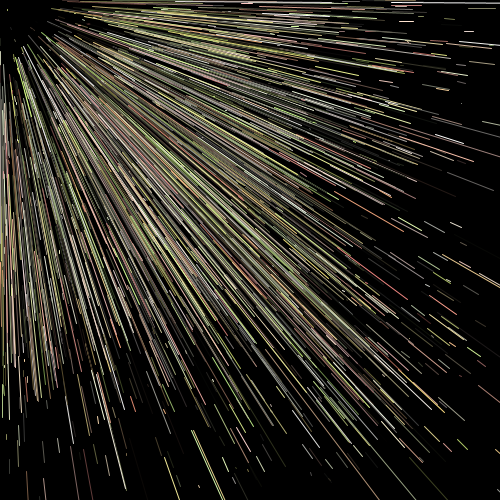
Frame 1 (no input)
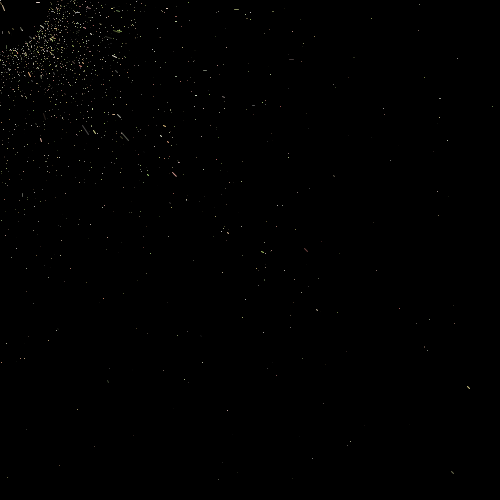
Frame 60 (the mouse pressed at the canvas centre just before this capture)
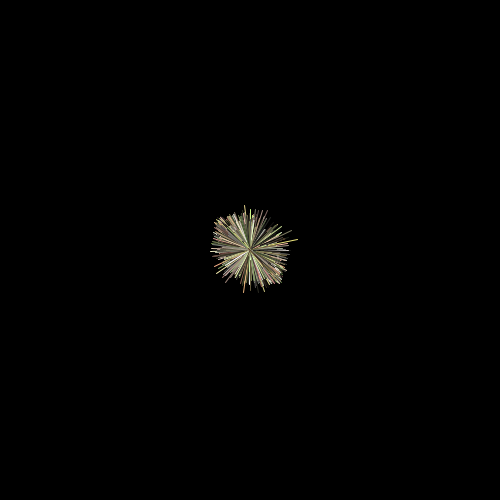
Frame 120 (the mouse held since frame 60 and released just before this capture)

The Processing sketch that drew these frames (run headless with seeded random() and noise(); from frame 60 on, the mouse is pressed at the canvas centre):

// Processing sketch: processing_6334
// ── processing_6334.pde


int nbOiseaux=2000;
float asp=0;
Oiseaux[] oiseau = new Oiseaux[nbOiseaux];

class Oiseaux {
  float x,px;
  float y,py;
  float a;
  float v;
  float d;
  color c;
  float numer;
  float denom;

  Oiseaux() {
    this.x=random(width);
    this.y=random(height);
    this.d=random(1,20);
    this.c=color(random(64),random(128),random(256));
    this.denom=100;
    this.numer=floor(random(denom));
  }

  void deplace() {
    asp=0;
    px=x;
    py=y;
    a=atan2(mouseY-y,mouseX-x);
    v=v*numer/denom;
    v+=(sqrt(sq(mouseX-x)+sq(mouseY-y))-((width+height)/d))*(denom-numer)/denom;
    x+=cos(a)*v;
    y+=sin(a)*v;
  }

  void rassemble() {
    px=x;
    py=y;
    a=atan2(mouseY-y,mouseX-x);
    x+=cos(a)*(asp);
    y+=sin(a)*(asp);
  }

  void trace() {
    stroke(c);
    line(x,y,px-(px-x)/2,py-(py-y)/2);
  }
}

void setup() {
  frameRate(30);
  colorMode(HSB);
  size(500,500);
  for (int i=0;i<nbOiseaux;i++) {
    oiseau[i]=new Oiseaux();
  }
  fill(0,100);
}

void draw() {
  background(0);
  asp++;
  for (int i=0;i<nbOiseaux;i++) {
    if (mousePressed==true) {
      oiseau[i].rassemble();
    }
    else{
      oiseau[i].deplace();        
    }
  }
  for (int i=0;i<nbOiseaux;i++) {
    oiseau[i].trace();
  }
}
